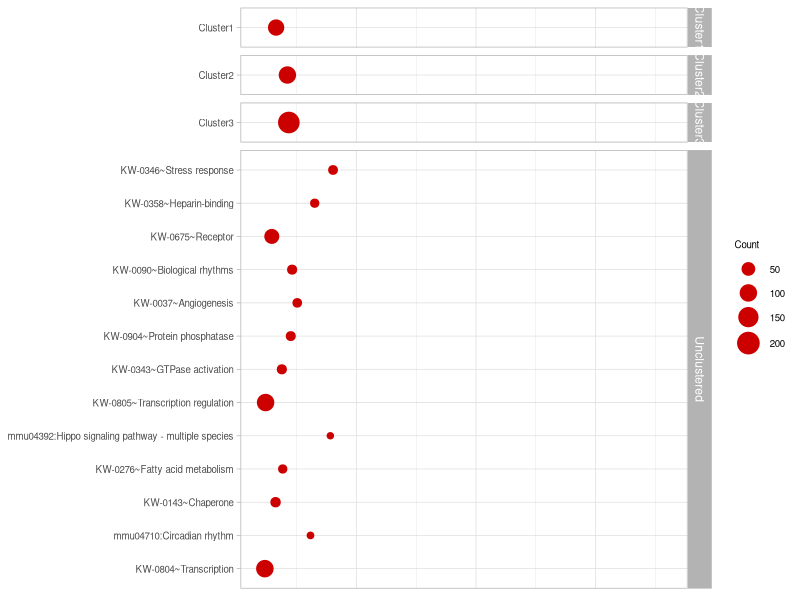
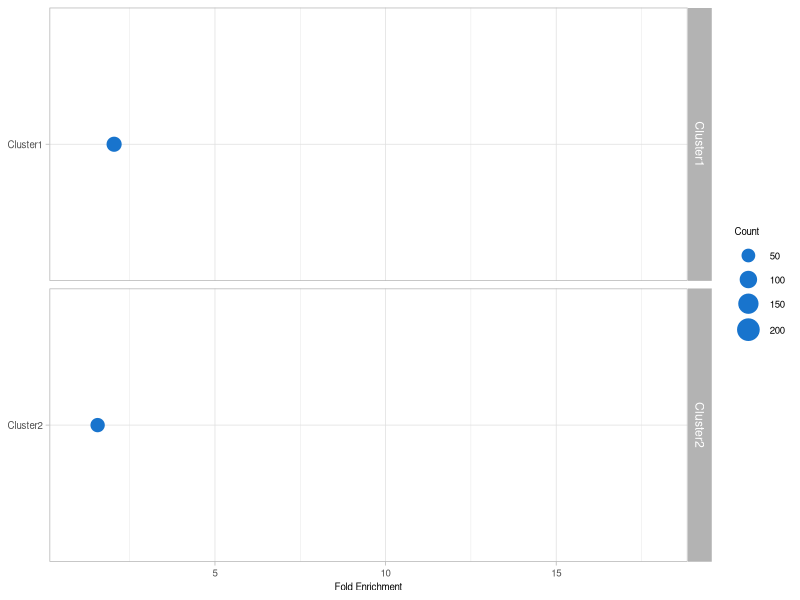
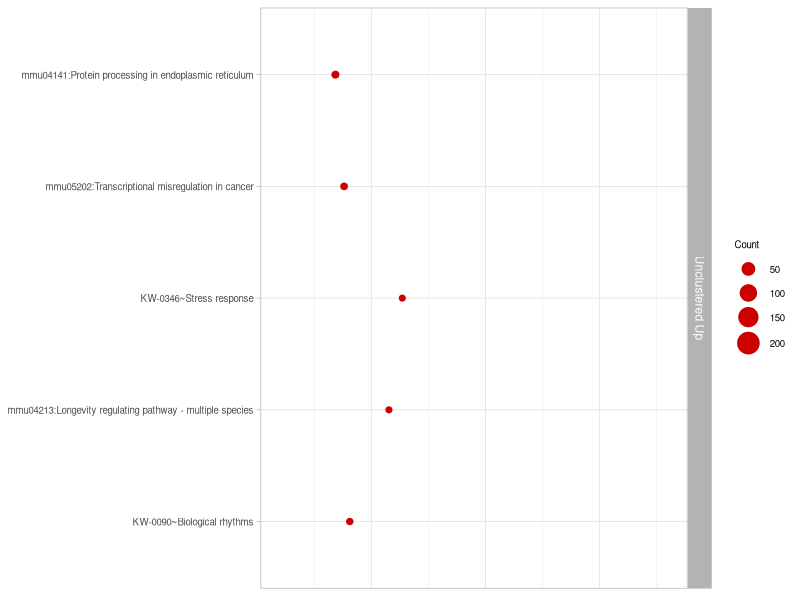
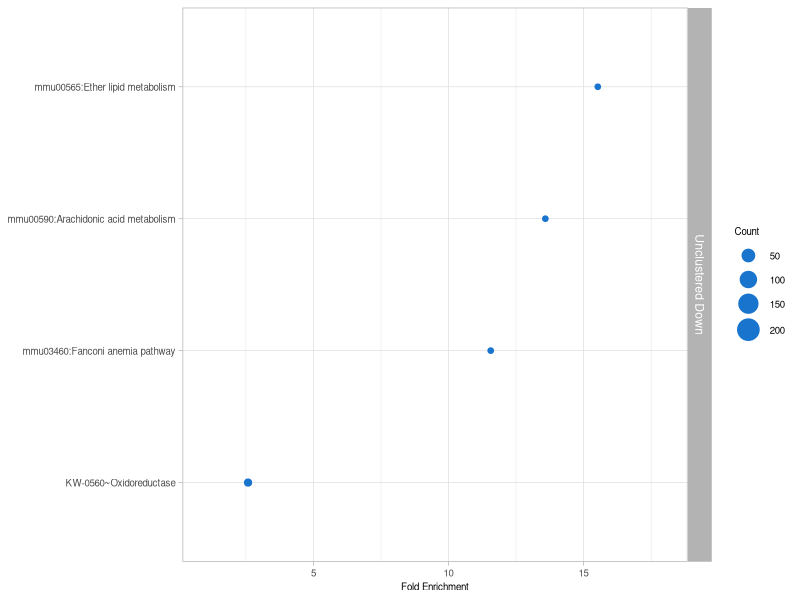
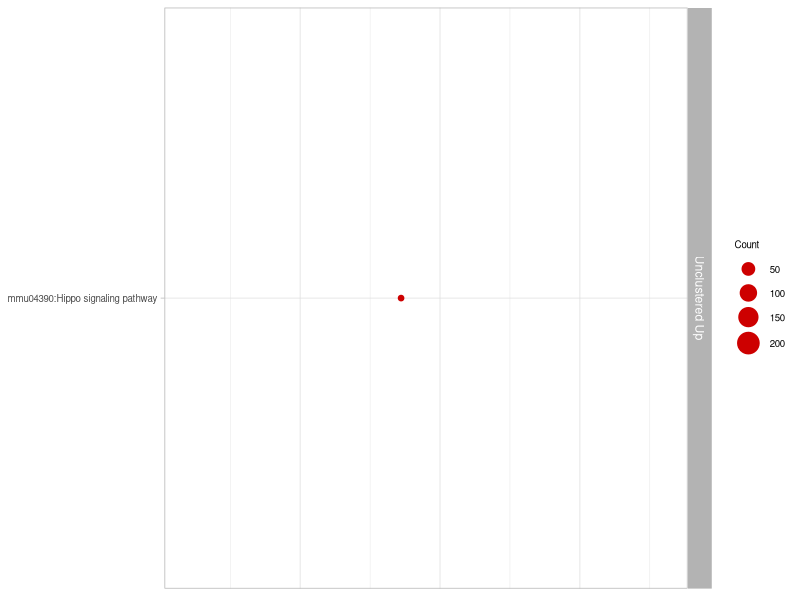
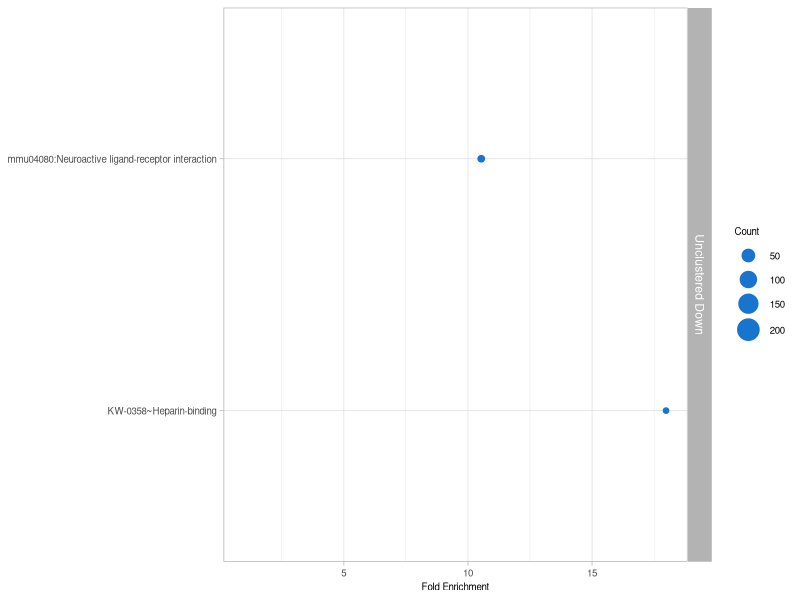
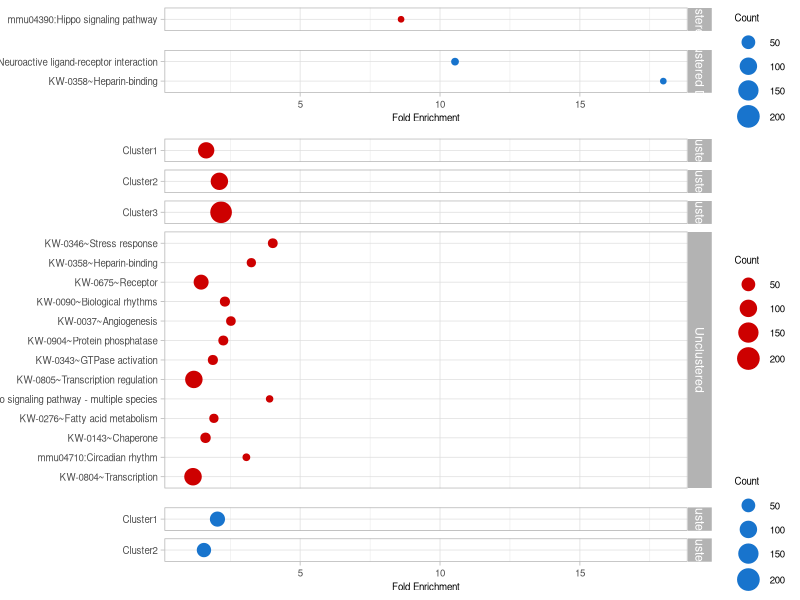

Write the R code that produced these figures, in order.
#### Bubble Plot Code for Glutamatergic/GABAergic Venn Diagram Functional Annotation ####

##### Summary ####

### For the Venn Diagram, we have too many terms to fit the space, so we will need 
# to reduce clusters to one point vs n points.

# Main points for how I will do this:
### I will plot the geometric mean of the fold enrichments within a cluster 
# on the x-axis. I chose the geometric mean as this is less likely to be 
# affected by extreme values, and it is implemented by DAVID for the 
# calculation of the Enrichment Score (the only difference there is that the 
# pvalues are used as input)

### Each cluster will then be on the y-axis, then unclustered terms will be listed.
# For unclustered terms, I will plot the fold enrichment on the x-axis.

### The size of the bubbles will be determined by the # of unique genes within the term
# or cluster

### The color for now will be one shade of red for upregulated and one shade of 
# blue for downregulated

##### Load packages and set the working directory ####

# Load packages
library(ggplot2) # Version 3.4.2
library(RColorBrewer) # Version 1.1-3
library(grid) # Version 4.2.2
library(dplyr) # Version 1.1.1
library(psych) # Version 2.3.6

# Set the working directory
setwd("~/Dropbox/Sleep_RNAseq_Splicing/Single_nuclear_RNAseq_SD/KF_Venn_Diagram/DAVID_Output")

#### Read the text files that were exported from DAVID ####
# As the text file is tab delimited, we define the field separator as "\t"
# "fill = TRUE" adds blank spaces to uneven rows

##### Shared between Glutamatergic and GABAergic #####
Glutamatergic_GABAergic_Up_Unclustered <- read.table("100523_DAVID_Glutamatergic_GABAergic_Shared_Upregulated_Unclustered.txt", sep = "\t", fill = TRUE)
Glutamatergic_GABAergic_Down_Unclustered <- read.table("100523_DAVID_Glutamatergic_GABAergic_Shared_Downregulated_Unclustered.txt", sep = "\t", fill = TRUE)

##### Glutamatergic Only #####
Glutamatergic_Only_Up_Clustered <- read.table("100523_DAVID_Glutamatergic_Only_Upregulated_Clustered.txt", sep = "\t", fill = TRUE)
Glutamatergic_Only_Up_Unclustered <- read.table("100523_DAVID_Glutamatergic_Only_Upregulated_Unclustered.txt", sep = "\t", fill = TRUE)
Glutamatergic_Only_Down_Clustered <- read.table("100523_DAVID_Glutamatergic_Only_Downregulated_Clustered.txt", sep = "\t", fill = TRUE)

##### GABAergic Only #####
GABAergic_Only_Up_Unclustered <- read.table("100523_DAVID_GABAergic_Only_Upregulated_Unclustered.txt", sep = "\t", fill = TRUE)
GABAergic_Only_Down_Unclustered <- read.table("100523_DAVID_GABAergic_Only_Downregulated_Unclustered.txt", sep = "\t", fill = TRUE)

#### Record dimensions of matrix ####
# After loading the text files into R, you can view the entire object by calling the name of the object (in this case "L23_Unclustered_Up", etc.)
# You can view the first few rows with head(object name)
# You can see the dimensions of the object with dim(object name): the first number is the number of rows and the second number is the number of columns.

##### Shared between Glutamatergic and GABAergic #####
# View the dimensions
dim(Glutamatergic_GABAergic_Up_Unclustered)
# [1]  6 13

# Subset to remove headers, and keep all terms
Glutamatergic_GABAergic_Up_Unclustered <- Glutamatergic_GABAergic_Up_Unclustered[2:6,]

# Ensure the dimensions following subsetting are correct
dim(Glutamatergic_GABAergic_Up_Unclustered)
# [1]  5 13

# Repeat with the downregulated file 
# View the dimensions
dim(Glutamatergic_GABAergic_Down_Unclustered)
# [1]  5 13

# Subset to remove headers, and keep all terms
Glutamatergic_GABAergic_Down_Unclustered <- Glutamatergic_GABAergic_Down_Unclustered[2:5,]
# Ensure the dimensions following subsetting are correct
dim(Glutamatergic_GABAergic_Down_Unclustered)
# [1]  4 13

##### Glutamatergic Only #####
# Clustered
# View the dimensions
dim(Glutamatergic_Only_Up_Clustered)
# [1] 52 13

# Subset to remove headers, and keep all terms
# Note that clustered terms have an extra header
Glutamatergic_Only_Up_Clustered <- Glutamatergic_Only_Up_Clustered[c(3:6, 9:16, 19:52),]

# Ensure the dimensions following subsetting are correct
dim(Glutamatergic_Only_Up_Clustered)
# [1] 46 13

# Unclustered
# View the dimensions
dim(Glutamatergic_Only_Up_Unclustered)
# [1] 14 13

# Subset to remove headers, and keep all terms
Glutamatergic_Only_Up_Unclustered <- Glutamatergic_Only_Up_Unclustered[c(2:14),]

# Ensure the dimensions following subsetting are correct
dim(Glutamatergic_Only_Up_Unclustered)
# [1] 13 13


# Repeat with the downregulated file 
# View the dimensions
dim(Glutamatergic_Only_Down_Clustered)
# [1] 12 13

# Subset to remove headers, and keep all terms
Glutamatergic_Only_Down_Clustered <- Glutamatergic_Only_Down_Clustered[c(3:6, 9:12),]
# Ensure the dimensions following subsetting are correct
dim(Glutamatergic_Only_Down_Clustered)
# [1]  8 13

##### GABAergic Only #####
# View the dimensions
dim(GABAergic_Only_Up_Unclustered)
# [1]  2 13

# Subset to remove headers, and keep all terms
GABAergic_Only_Up_Unclustered <- GABAergic_Only_Up_Unclustered[2,]

# Ensure the dimensions following subsetting are correct
dim(GABAergic_Only_Up_Unclustered)
# [1]  1 13

# Repeat with the downregulated file 
# View the dimensions
dim(GABAergic_Only_Down_Unclustered)
# [1]  3 13

# Subset to remove headers, and keep all terms
GABAergic_Only_Down_Unclustered <- GABAergic_Only_Down_Unclustered[2:3,]
# Ensure the dimensions following subsetting are correct
dim(GABAergic_Only_Down_Unclustered)
# [1]  2 13

#### Change the colnames ####

##### Shared between Glutamatergic and GABAergic #####
colnames(Glutamatergic_GABAergic_Up_Unclustered) <- c("Category",	"Term",	"Count",	"%",	"P_Value",	"Genes", "List_Total", "Pop_Hits", "Pop_Total",	"Fold_Enrichment",	"Bonferroni",	"Benjamini",	"FDR")
colnames(Glutamatergic_GABAergic_Down_Unclustered) <- c("Category",	"Term",	"Count",	"%",	"P_Value",	"Genes", "List_Total", "Pop_Hits", "Pop_Total",	"Fold_Enrichment",	"Bonferroni",	"Benjamini",	"FDR")

##### Glutamatergic Only #####
colnames(Glutamatergic_Only_Up_Clustered) <- c("Category",	"Term",	"Count",	"%",	"P_Value",	"Genes", "List_Total", "Pop_Hits", "Pop_Total",	"Fold_Enrichment",	"Bonferroni",	"Benjamini",	"FDR")
colnames(Glutamatergic_Only_Up_Unclustered) <- c("Category",	"Term",	"Count",	"%",	"P_Value",	"Genes", "List_Total", "Pop_Hits", "Pop_Total",	"Fold_Enrichment",	"Bonferroni",	"Benjamini",	"FDR")
colnames(Glutamatergic_Only_Down_Clustered) <- c("Category",	"Term",	"Count",	"%",	"P_Value",	"Genes", "List_Total", "Pop_Hits", "Pop_Total",	"Fold_Enrichment",	"Bonferroni",	"Benjamini",	"FDR")

##### GABAergic Only #####
colnames(GABAergic_Only_Up_Unclustered) <- c("Category",	"Term",	"Count",	"%",	"P_Value",	"Genes", "List_Total", "Pop_Hits", "Pop_Total",	"Fold_Enrichment",	"Bonferroni",	"Benjamini",	"FDR")
colnames(GABAergic_Only_Down_Unclustered) <- c("Category",	"Term",	"Count",	"%",	"P_Value",	"Genes", "List_Total", "Pop_Hits", "Pop_Total",	"Fold_Enrichment",	"Bonferroni",	"Benjamini",	"FDR")

#### Join both Clustered and Non-Clustered Terms Using rbind ####
# Note that both data frames you want to combine need to have the same column names.
# In this case, only the upregulated Glutamatergic genes have both clustered and unclustered terms.
Glutamatergic_Only_Up <- rbind(Glutamatergic_Only_Up_Clustered, Glutamatergic_Only_Up_Unclustered)
dim(Glutamatergic_Only_Up)
# [1] 59 13

#### Add a column (Order) to preserve the order of the terms with ggplot2 ####

##### Shared between Glutamatergic and GABAergic #####
Glutamatergic_GABAergic_Order_Up <- c(1:5)
Glutamatergic_GABAergic_Up_Unclustered$Order <- Glutamatergic_GABAergic_Order_Up
dim(Glutamatergic_GABAergic_Up_Unclustered)
# [1]  5 14

# Add "Cluster #" to the rows and/or "Unclustered"
Glutamatergic_GABAergic_Data_Up <- rep(c("Unclustered Up"), times = 5)
Glutamatergic_GABAergic_Groups_Up <- matrix(Glutamatergic_GABAergic_Data_Up, ncol = 1, byrow = TRUE)

Glutamatergic_GABAergic_Up_Unclustered$Groups <- Glutamatergic_GABAergic_Groups_Up

# Down
Glutamatergic_GABAergic_Order_Down <- c(1:4)
Glutamatergic_GABAergic_Down_Unclustered$Order <- Glutamatergic_GABAergic_Order_Down
dim(Glutamatergic_GABAergic_Down_Unclustered)
# [1]  4 14

# Add "Cluster #" to the rows and/or "Unclustered"
Glutamatergic_GABAergic_Data_Down <- rep(c("Unclustered Down"), times = 4)
Glutamatergic_GABAergic_Groups_Down <- matrix(Glutamatergic_GABAergic_Data_Down, ncol = 1, byrow = TRUE)

Glutamatergic_GABAergic_Down_Unclustered$Groups <- Glutamatergic_GABAergic_Groups_Down

##### Glutamatergic Only #####
Glutamatergic_Order_Up <- c(1:59)
Glutamatergic_Only_Up$Order <- Glutamatergic_Order_Up
dim(Glutamatergic_Only_Up)
# [1] 59 14

# Add "Cluster #" to the rows and/or "Unclustered"
Glutamatergic_Data_Up <- rep(c("Cluster 1 Up", "Cluster 2 Up", "Cluster 3 Up", "Unclustered Up"), times = c(4, 8, 34, 13))
Glutamatergic_Groups_Up <- matrix(Glutamatergic_Data_Up, ncol = 1, byrow = TRUE)

Glutamatergic_Only_Up$Groups <- Glutamatergic_Groups_Up

# Down
Glutamatergic_Order_Down <- c(1:8)
Glutamatergic_Only_Down_Clustered$Order <- Glutamatergic_Order_Down
dim(Glutamatergic_Only_Down_Clustered)
# [1]  8 14

# Add "Cluster #" to the rows and/or "Unclustered"
Glutamatergic_Data_Down <- rep(c("Cluster 1 Down", "Cluster 2 Down"), times = c(4, 4))
Glutamatergic_Groups_Down <- matrix(Glutamatergic_Data_Down, ncol = 1, byrow = TRUE)

Glutamatergic_Only_Down_Clustered$Groups <- Glutamatergic_Groups_Down

##### GABAergic Only #####
GABAergic_Order_Up <- 1
GABAergic_Only_Up_Unclustered$Order <- GABAergic_Order_Up
dim(GABAergic_Only_Up_Unclustered)
# [1]  1 14

# Add "Cluster #" to the rows and/or "Unclustered"
GABAergic_Data_Up <- rep(c("Unclustered Up"), times = 1)
GABAergic_Groups_Up <- matrix(GABAergic_Data_Up, ncol = 1, byrow = TRUE)

GABAergic_Only_Up_Unclustered$Groups <- GABAergic_Groups_Up

# Down
GABAergic_Order_Down <- c(1:2)
GABAergic_Only_Down_Unclustered$Order <- GABAergic_Order_Down
dim(GABAergic_Only_Down_Unclustered)
# [1]  2 14

# Add "Cluster #" to the rows and/or "Unclustered"
GABAergic_Data_Down <- rep(c("Unclustered Down"), times = 2)
GABAergic_Groups_Down <- matrix(GABAergic_Data_Down, ncol = 1, byrow = TRUE)

GABAergic_Only_Down_Unclustered$Groups <- GABAergic_Groups_Down

#### Determine the number of unique genes within clusters ####
# We are going to reduce the clusters to a single bubble for plotting.
# To do that, the size will be representative to the number of unique genes within that cluster.
# The fold enrichment (the x-axis in plotting) will be the geometric mean of the enrichments.

##### Glutamatergic Only #####
###### Up ######
# Subset clusters here
Glutamatergic_Cluster1_Up <- dplyr::filter(Glutamatergic_Only_Up, Groups == "Cluster 1 Up")
Glutamatergic_Cluster2_Up <- dplyr::filter(Glutamatergic_Only_Up, Groups == "Cluster 2 Up")
Glutamatergic_Cluster3_Up <- dplyr::filter(Glutamatergic_Only_Up, Groups == "Cluster 3 Up")

# Select only the genes from the data frame
Glutamatergic_Cluster1_Up_Genes <- Glutamatergic_Cluster1_Up$Genes
# Use the unlist function to remove commas between the gene IDs
Glutamatergic_Cluster1_Up_Genes <- unlist(strsplit(Glutamatergic_Cluster1_Up_Genes,","))
# Remove quotes using "noquote"
Glutamatergic_Cluster1_Up_Genes <- noquote(Glutamatergic_Cluster1_Up_Genes)
# Remove trailing spaces and save non-duplicated values
Glutamatergic_Cluster1_Up_Genes <- trimws(Glutamatergic_Cluster1_Up_Genes)
# Determine the number of non-duplicated genes
Glutamatergic_Cluster1_Up_Genes <- Glutamatergic_Cluster1_Up_Genes[!duplicated(Glutamatergic_Cluster1_Up_Genes)]
length(Glutamatergic_Cluster1_Up_Genes)
# [1] 83

# Select only the genes from the data frame
Glutamatergic_Cluster2_Up_Genes <- Glutamatergic_Cluster2_Up$Genes
# Use the unlist function to remove commas between the gene IDs
Glutamatergic_Cluster2_Up_Genes <- unlist(strsplit(Glutamatergic_Cluster2_Up_Genes,","))
# Remove quotes using "noquote"
Glutamatergic_Cluster2_Up_Genes <- noquote(Glutamatergic_Cluster2_Up_Genes)
# Remove trailing spaces and save non-duplicated values
Glutamatergic_Cluster2_Up_Genes <- trimws(Glutamatergic_Cluster2_Up_Genes)
# Determine the number of non-duplicated genes
Glutamatergic_Cluster2_Up_Genes <- Glutamatergic_Cluster2_Up_Genes[!duplicated(Glutamatergic_Cluster2_Up_Genes)]
length(Glutamatergic_Cluster2_Up_Genes)
# [1] 99

# Select only the genes from the data frame
Glutamatergic_Cluster3_Up_Genes <- Glutamatergic_Cluster3_Up$Genes
# Use the unlist function to remove commas between the gene IDs
Glutamatergic_Cluster3_Up_Genes <- unlist(strsplit(Glutamatergic_Cluster3_Up_Genes,","))
# Remove quotes using "noquote"
Glutamatergic_Cluster3_Up_Genes <- noquote(Glutamatergic_Cluster3_Up_Genes)
# Remove trailing spaces and save non-duplicated values
Glutamatergic_Cluster3_Up_Genes <- trimws(Glutamatergic_Cluster3_Up_Genes)
# Determine the number of non-duplicated genes
Glutamatergic_Cluster3_Up_Genes <- Glutamatergic_Cluster3_Up_Genes[!duplicated(Glutamatergic_Cluster3_Up_Genes)]
length(Glutamatergic_Cluster3_Up_Genes)
# [1] 177

###### Down ######
# Repeat the steps for upregulated clusters, but for the downregulated ones.
# Subset clusters here
Glutamatergic_Cluster1_Down <- dplyr::filter(Glutamatergic_Only_Down_Clustered, Groups == "Cluster 1 Down")
Glutamatergic_Cluster2_Down <- dplyr::filter(Glutamatergic_Only_Down_Clustered, Groups == "Cluster 2 Down")

# Select only the genes from the data frame
Glutamatergic_Cluster1_Down_Genes <- Glutamatergic_Cluster1_Down$Genes
# Use the unlist function to remove commas between the gene IDs
Glutamatergic_Cluster1_Down_Genes <- unlist(strsplit(Glutamatergic_Cluster1_Down_Genes,","))
# Remove quotes using "noquote"
Glutamatergic_Cluster1_Down_Genes <- noquote(Glutamatergic_Cluster1_Down_Genes)
# Remove trailing spaces and save non-duplicated values
Glutamatergic_Cluster1_Down_Genes <- trimws(Glutamatergic_Cluster1_Down_Genes)
# Determine the number of non-duplicated genes
Glutamatergic_Cluster1_Down_Genes <- Glutamatergic_Cluster1_Down_Genes[!duplicated(Glutamatergic_Cluster1_Down_Genes)]
length(Glutamatergic_Cluster1_Down_Genes)
# [1] 67

# Select only the genes from the data frame
Glutamatergic_Cluster2_Down_Genes <- noquote(Glutamatergic_Cluster2_Down$Genes)
# Use the unlist function to remove commas between the gene IDs
Glutamatergic_Cluster2_Down_Genes <- unlist(strsplit(Glutamatergic_Cluster2_Down_Genes,","))
# Remove quotes using "noquote"
Glutamatergic_Cluster2_Down_Genes <- noquote(Glutamatergic_Cluster2_Down_Genes)
# Remove trailing spaces and save non-duplicated values
Glutamatergic_Cluster2_Down_Genes <- trimws(Glutamatergic_Cluster2_Down_Genes)
# Determine the number of non-duplicated genes
Glutamatergic_Cluster2_Down_Genes <- Glutamatergic_Cluster2_Down_Genes[!duplicated(Glutamatergic_Cluster2_Down_Genes)]
length(Glutamatergic_Cluster2_Down_Genes)
# [1] 57

#### Determine the geometric mean of the fold enrichments for clustered terms ####
## This is done via the psych package that was loaded above

# First, change all of the "Fold_Enrichment" values to numerics
## Upregulated
Glutamatergic_Cluster1_Up_Fold_Enrichment <- as.numeric(Glutamatergic_Cluster1_Up$Fold_Enrichment)
# [1] 2.221583 1.649979 1.406473 1.406473

Glutamatergic_Cluster2_Up_Fold_Enrichment <- as.numeric(Glutamatergic_Cluster2_Up$Fold_Enrichment)
# [1] 2.151967 1.959432 2.027527 2.097655 2.473709 1.732845 2.312173 2.238604

Glutamatergic_Cluster3_Up_Fold_Enrichment <- as.numeric(Glutamatergic_Cluster3_Up$Fold_Enrichment)
# [1] 2.889292 2.151967 2.861580 2.027527 2.600623 2.097655 2.658865 1.508772 2.093370 2.571248 1.567201
# [12] 2.180307 2.052054 2.525605 2.397906 2.402404 1.824048 2.147944 3.482273 2.128056 2.440280 2.016053
# [23] 2.414181 2.164804 1.938948 1.748496 2.175672 1.994520 1.733412 1.989870 2.432064 2.104671 1.671134
# [34] 2.078029

## Downregulated
Glutamatergic_Cluster1_Down_Fold_Enrichment <- as.numeric(Glutamatergic_Cluster1_Down$Fold_Enrichment)
# [1] 1.704514 2.649345 2.086432 1.854400

Glutamatergic_Cluster2_Down_Fold_Enrichment <- as.numeric(Glutamatergic_Cluster2_Down$Fold_Enrichment)
# [1] 1.628191 2.009956 1.347810 1.347810

## Upregulated
Glutamatergic_Cluster1_Up_GM <- geometric.mean(Glutamatergic_Cluster1_Up_Fold_Enrichment)
# [1] 1.640971

Glutamatergic_Cluster2_Up_GM <- geometric.mean(Glutamatergic_Cluster2_Up_Fold_Enrichment)
# [1] 2.113351

Glutamatergic_Cluster3_Up_GM <- geometric.mean(Glutamatergic_Cluster3_Up_Fold_Enrichment)
# [1] 2.173767

## Downregulated
Glutamatergic_Cluster1_Down_GM <- geometric.mean(Glutamatergic_Cluster1_Down_Fold_Enrichment)
# [1] 2.044498

Glutamatergic_Cluster2_Down_GM <- geometric.mean(Glutamatergic_Cluster2_Down_Fold_Enrichment)
# [1] 1.561483

#### Make matrices for plotting ####
## Upregulated
# The order of the columns of the matrix will be "Order", "Count" then "Enrichment"
# The rows of the matrix will be in order of the clusters
Glutamatergic_Up_Clustered_Matrix <- matrix(data = c(1, 2, 3, length(Glutamatergic_Cluster1_Up_Genes), 
                                       length(Glutamatergic_Cluster2_Up_Genes), length(Glutamatergic_Cluster3_Up_Genes), 
                                       Glutamatergic_Cluster1_Up_GM, Glutamatergic_Cluster2_Up_GM, Glutamatergic_Cluster3_Up_GM), 
                                       nrow = 3, byrow = FALSE)

# Set the column names using "colnames"
colnames(Glutamatergic_Up_Clustered_Matrix) <- c("Order", "Count", "Enrichment")

# Set the rownames using "rownames"
rownames(Glutamatergic_Up_Clustered_Matrix) <- c("Cluster1", "Cluster2", "Cluster3")

# Turn the matrix to a data frame using "as.data.frame"
Glutamatergic_Up_Clustered_DF <- as.data.frame(Glutamatergic_Up_Clustered_Matrix)

# View "Glutamatergic_Up_Clustered_DF" before combining with Unclustered
Glutamatergic_Up_Clustered_DF

# Extract the unclustered terms
Glutamatergic_Up_Unclustered <- dplyr::filter(Glutamatergic_Only_Up, Groups == "Unclustered Up")

# Select only the counts
Glutamatergic_Up_Unclustered_Count <- paste0(Glutamatergic_Up_Unclustered$Count, collapse = ",")

# Turn the comma separated values to a list
Glutamatergic_Up_Unclustered_Count <- as.list(strsplit(Glutamatergic_Up_Unclustered_Count, ",")[[1]])

# Repeat for the enrichment scores
Glutamatergic_Up_Unclustered_Enrichment <- paste0(Glutamatergic_Up_Unclustered$Fold_Enrichment, collapse = ",")
Glutamatergic_Up_Unclustered_Enrichment <- as.list(strsplit(Glutamatergic_Up_Unclustered_Enrichment, ",")[[1]])

# Make a matrix of the values
Glutamatergic_Up_Unclustered_Matrix <- matrix(data = c(4, 5, 6, 7, 8, 9, 10, 11, 12, 13, 14, 15, 16, 
                                             Glutamatergic_Up_Unclustered_Count, 
                                             Glutamatergic_Up_Unclustered_Enrichment),
                                  nrow = 13, byrow = FALSE)

# Set the column names using "colnames"
colnames(Glutamatergic_Up_Unclustered_Matrix) <- c("Order", "Count", "Enrichment")

# Set the rownames using "rownames"
rownames(Glutamatergic_Up_Unclustered_Matrix) <- Glutamatergic_Up_Unclustered$Term

# Turn the matrix to a data frame using "as.data.frame"
Glutamatergic_Up_Unclustered_DF <- as.data.frame(Glutamatergic_Up_Unclustered_Matrix)

# View the data frame
Glutamatergic_Up_Unclustered_DF
#                                                      Order Count         Enrichment
# KW-0346~Stress response                                 4    16  4.021795003598232
# KW-0358~Heparin-binding                                 5    13 3.2553513798327076
# KW-0675~Receptor                                        6    65 1.4607345935146765
# KW-0090~Biological rhythms                              7    18  2.311085438218768
# KW-0037~Angiogenesis                                    8    15   2.52547858421705
# KW-0904~Protein phosphatase                             9    17 2.2537048014226437
# KW-0343~GTPase activation                              10    18 1.8805748674122724
# KW-0805~Transcription regulation                       11   100  1.200990264365219
# mmu04392:Hippo signaling pathway - multiple species    12     5  3.908673951166869
# KW-0276~Fatty acid metabolism                          13    13 1.9174156964468843
# KW-0143~Chaperone                                      14    20  1.618044472816257
# mmu04710:Circadian rhythm                              15     6   3.07808073654391
# KW-0804~Transcription                                  16   101 1.1704663949189498

# Combine clustered and unclustered terms
Glutamatergic_Up_Plot <- rbind(Glutamatergic_Up_Clustered_DF, Glutamatergic_Up_Unclustered_DF)

# View the data frame
Glutamatergic_Up_Plot
#                                                      Order Count         Enrichment
# Cluster1                                                1    83           1.640971
# Cluster2                                                2    99           2.113351
# Cluster3                                                3   177           2.173767
# KW-0346~Stress response                                 4    16  4.021795003598232
# KW-0358~Heparin-binding                                 5    13 3.2553513798327076
# KW-0675~Receptor                                        6    65 1.4607345935146765
# KW-0090~Biological rhythms                              7    18  2.311085438218768
# KW-0037~Angiogenesis                                    8    15   2.52547858421705
# KW-0904~Protein phosphatase                             9    17 2.2537048014226437
# KW-0343~GTPase activation                              10    18 1.8805748674122724
# KW-0805~Transcription regulation                       11   100  1.200990264365219
# mmu04392:Hippo signaling pathway - multiple species    12     5  3.908673951166869
# KW-0276~Fatty acid metabolism                          13    13 1.9174156964468843
# KW-0143~Chaperone                                      14    20  1.618044472816257
# mmu04710:Circadian rhythm                              15     6   3.07808073654391
# KW-0804~Transcription                                  16   101 1.1704663949189498

# Add a column to show what the cluster is or unclustered terms
Glutamatergic_Groups_Up <- rep(c("Cluster1", "Cluster2", "Cluster3", "Unclustered"), times = c(1,1,1,13))
# Add to data frame that will be used for the plot
Glutamatergic_Up_Plot$Groups <- Glutamatergic_Groups_Up
# Add rownames as the terms
Glutamatergic_Up_Terms <- rownames(Glutamatergic_Up_Plot)
# Add to data frame that will be used for the plot
Glutamatergic_Up_Plot$Terms <- Glutamatergic_Up_Terms
# Verify data class is a data frame
data.class(Glutamatergic_Up_Plot)

## Downregulated
# Now we will repeat the steps with the downregulated glutamatergic terms
# The order of the columns of the matrix will be "Order", "Count" then "Enrichment"
# The rows of the matrix will be in order of the clusters
Glutamatergic_Down_Clustered_Matrix <- matrix(data = c(1, 2, length(Glutamatergic_Cluster1_Down_Genes), 
                                         length(Glutamatergic_Cluster2_Down_Genes), Glutamatergic_Cluster1_Down_GM, 
                                         Glutamatergic_Cluster2_Down_GM), nrow = 2, byrow = FALSE)

# Set the column names using "colnames"
colnames(Glutamatergic_Down_Clustered_Matrix) <- c("Order", "Count", "Enrichment")

# Set the rownames using "rownames"
rownames(Glutamatergic_Down_Clustered_Matrix) <- c("Cluster1", "Cluster2")

# Turn the matrix to a data frame using "as.data.frame"
Glutamatergic_Down_Clustered_DF <- as.data.frame(Glutamatergic_Down_Clustered_Matrix)

# View "Down_Clustered_DF"
Glutamatergic_Down_Clustered_DF

# Add a column to show what the cluster is or unclustered terms
Glutamatergic_Groups_Down <- rep(c("Cluster1","Cluster2"), times = c(1,1))
# Add to data frame that will be used for the plot
Glutamatergic_Down_Clustered_DF$Groups <- Glutamatergic_Groups_Down
# Add rownames as the terms
Glutamatergic_Terms_Down <- rownames(Glutamatergic_Down_Clustered_DF)
# Add to data frame that will be used for the plot
Glutamatergic_Down_Clustered_DF$Terms <- Glutamatergic_Terms_Down
# Verify data class is a data frame
data.class(Glutamatergic_Down_Clustered_DF)
# [1] "data.frame"

#### Change necessary variables to integers and numerics for plotting ####
##### Glutamatergic Only #####
## Upregulated
# Order (needs to be an integer)
Glutamatergic_Up_Plot[, 1] <- as.integer(Glutamatergic_Up_Plot[, 1])
# Count (needs to be a numeric)
Glutamatergic_Up_Plot[, 2] <- as.numeric(Glutamatergic_Up_Plot[, 2])
# Enrichment (needs to be a numeric)
Glutamatergic_Up_Plot[, 3] <- as.numeric(Glutamatergic_Up_Plot[, 3])

## Downregulated
# Order (needs to be an integer)
Glutamatergic_Down_Clustered_DF[, 1] <- as.integer(Glutamatergic_Down_Clustered_DF[, 1])
# Count (needs to be a numeric)
Glutamatergic_Down_Clustered_DF[, 2] <- as.numeric(Glutamatergic_Down_Clustered_DF[, 2])
# Enrichment (needs to be a numeric)
Glutamatergic_Down_Clustered_DF[, 3] <- as.numeric(Glutamatergic_Down_Clustered_DF[, 3])

##### Shared between Glutamatergic and GABAergic #####
# Count (needs to be a numeric)
Glutamatergic_GABAergic_Up_Unclustered[, 3] <- as.numeric(Glutamatergic_GABAergic_Up_Unclustered[, 3])
# Fold Enrichment (needs to be a numeric)
Glutamatergic_GABAergic_Up_Unclustered[, 10] <- as.numeric(Glutamatergic_GABAergic_Up_Unclustered[, 10])

# Count (needs to be a numeric)
Glutamatergic_GABAergic_Down_Unclustered[, 3] <- as.numeric(Glutamatergic_GABAergic_Down_Unclustered[, 3])
# Enrichment (needs to be a numeric)
Glutamatergic_GABAergic_Down_Unclustered[, 10] <- as.numeric(Glutamatergic_GABAergic_Down_Unclustered[, 10])

##### GABAergic Only #####
# Count (needs to be a numeric)
GABAergic_Only_Up_Unclustered[, 3] <- as.numeric(GABAergic_Only_Up_Unclustered[, 3])
# Enrichment (needs to be a numeric)
GABAergic_Only_Up_Unclustered[, 10] <- as.numeric(GABAergic_Only_Up_Unclustered[, 10])

# Count (needs to be a numeric)
GABAergic_Only_Down_Unclustered[, 3] <- as.numeric(GABAergic_Only_Down_Unclustered[, 3])
# Enrichment (needs to be a numeric)
GABAergic_Only_Down_Unclustered[, 10] <- as.numeric(GABAergic_Only_Down_Unclustered[, 10])

# Can view individual structure of the R object
str(Glutamatergic_Up_Plot)
str(Glutamatergic_Down_Clustered_DF)

str(Glutamatergic_GABAergic_Up_Unclustered)
str(Glutamatergic_GABAergic_Down_Unclustered)

str(GABAergic_Only_Up_Unclustered)
str(GABAergic_Only_Down_Unclustered)

#### Make Bubble Plots ####
##### Glutamatergic Only #####
Glutamatergic_Up_Plot_Condensed <- ggplot2::ggplot(data = Glutamatergic_Up_Plot, mapping = aes(x= Enrichment, # x axis
                                                                   y= reorder(Terms, -Order), # y axis
                                                                   size = Count)) + # size of bubbles based on the number of genes in term
  geom_point(colour = "red3") + # alpha is the opacity of the bubbles
  scale_size_continuous(limits= c(1,200),breaks=c(50, 100, 150, 200),range = c(1,7)) + # limits sets the min and max count to be included, breaks defines the size of bubbles included on the legend, range sets the min and max size of bubbles after transformation
  coord_cartesian(xlim = c(1,18)) + # set min and max for x-axis
  theme_light() + # set the background color
  theme(axis.text.y = element_text(size=7), axis.text.x = element_blank(),
        legend.text = element_text(size=7), axis.ticks.x = element_blank(),
        axis.title = element_blank(), legend.title = element_text(size=7)) + # text 7pt max to fit Nature Neuroscience submission guidelines
  facet_grid(Groups ~ ., scales = "free", space = "free") + 
  labs(x = "Fold Enrichment", y = NULL) # change the x label, leave y blank

Glutamatergic_Up_Plot_Condensed

Glutamatergic_Down_Plot_Condensed <- ggplot2::ggplot(data = Glutamatergic_Down_Clustered_DF, mapping = aes(x= Enrichment, # x axis
                                                                                  y= reorder(Terms, -Order), # y axis
                                                                                  size = Count)) + # size of bubbles based on the number of genes in term
  geom_point(colour = "dodgerblue3") + # alpha is the opacity of the bubbles
  scale_size_continuous(limits= c(1,200),breaks=c(50, 100, 150, 200),range = c(1,7)) + # limits sets the min and max count to be included, breaks defines the size of bubbles included on the legend, range sets the min and max size of bubbles after transformation
  coord_cartesian(xlim = c(1,18)) + # set min and max for x-axis
  theme_light() + # set the background color
  theme(axis.text = element_text(size=7), legend.text = element_text(size=7), 
        axis.title = element_text(size=7), legend.title = element_text(size=7)) + # text 7pt max to fit Nature Neuroscience submission guidelines
  facet_grid(Groups ~ ., scales = "free", space = "free") + 
  labs(x = "Fold Enrichment", y = NULL) # change the x label, leave y blank

Glutamatergic_Down_Plot_Condensed

##### Shared between Glutamatergic and GABAergic #####
# Not currently included
Glutamatergic_GABAergic_Up_Plot <- ggplot2::ggplot(data = Glutamatergic_GABAergic_Up_Unclustered, mapping = aes(x= Fold_Enrichment, # x axis
                                                                                                           y= reorder(Term, -Order), # y axis
                                                                                                           size = Count)) + # size of bubbles based on the number of genes in term
  geom_point(colour = "red3") + # alpha is the opacity of the bubbles
  scale_size_continuous(limits= c(1,200),breaks=c(50, 100, 150, 200),range = c(1,7)) + # limits sets the min and max count to be included, breaks defines the size of bubbles included on the legend, range sets the min and max size of bubbles after transformation
  coord_cartesian(xlim = c(1,18)) + # set min and max for x-axis
  theme_light() + # set the background color
  theme(axis.text.y = element_text(size=7), axis.text.x = element_blank(),
        legend.text = element_text(size=7), axis.ticks.x = element_blank(),
        axis.title = element_blank(), legend.title = element_text(size=7)) + # text 7pt max to fit Nature Neuroscience submission guidelines
  facet_grid(Groups ~ ., scales = "free", space = "free") + 
  labs(x = "Fold Enrichment", y = NULL) # change the x label, leave y blank

Glutamatergic_GABAergic_Up_Plot

# Not currently included
Glutamatergic_GABAergic_Down_Plot <- ggplot2::ggplot(data = Glutamatergic_GABAergic_Down_Unclustered, mapping = aes(x= Fold_Enrichment, # x axis
                                                                                                                y= reorder(Term, -Order), # y axis
                                                                                                                size = Count)) + # size of bubbles based on the number of genes in term
  geom_point(colour = "dodgerblue3") + # alpha is the opacity of the bubbles
  scale_size_continuous(limits= c(1,200),breaks=c(50, 100, 150, 200),range = c(1,7)) + # limits sets the min and max count to be included, breaks defines the size of bubbles included on the legend, range sets the min and max size of bubbles after transformation
  coord_cartesian(xlim = c(1,18)) + # set min and max for x-axis
  theme_light() + # set the background color
  theme(axis.text = element_text(size=7), legend.text = element_text(size=7), 
        axis.title = element_text(size=7), legend.title = element_text(size=7)) + # text 7pt max to fit Nature Neuroscience submission guidelines
  facet_grid(Groups ~ ., scales = "free", space = "free") + 
  labs(x = "Fold Enrichment", y = NULL) # change the x label, leave y blank

Glutamatergic_GABAergic_Down_Plot

##### GABAergic Only #####
GABAergic_Only_Up_Plot <- ggplot2::ggplot(data = GABAergic_Only_Up_Unclustered, mapping = aes(x= Fold_Enrichment, # x axis
                                                                                                                y= reorder(Term, -Order), # y axis
                                                                                                                size = Count)) + # size of bubbles based on the number of genes in term
  geom_point(colour = "red3") + # alpha is the opacity of the bubbles
  scale_size_continuous(limits= c(1,200),breaks=c(50, 100, 150, 200),range = c(1,7)) + # limits sets the min and max count to be included, breaks defines the size of bubbles included on the legend, range sets the min and max size of bubbles after transformation
  coord_cartesian(xlim = c(1,18)) + # set min and max for x-axis
  theme_light() + # set the background color
  theme(axis.text.y = element_text(size=7), axis.text.x = element_blank(),
        legend.text = element_text(size=7), axis.ticks.x = element_blank(),
        axis.title = element_blank(), legend.title = element_text(size=7)) + # text 7pt max to fit Nature Neuroscience submission guidelines
  facet_grid(Groups ~ ., scales = "free", space = "free") + 
  labs(x = "Fold Enrichment", y = NULL) # change the x label, leave y blank

GABAergic_Only_Up_Plot

GABAergic_Only_Down_Plot <- ggplot2::ggplot(data = GABAergic_Only_Down_Unclustered, mapping = aes(x= Fold_Enrichment, # x axis
                                                                                                                    y= reorder(Term, -Order), # y axis
                                                                                                                    size = Count)) + # size of bubbles based on the number of genes in term
  geom_point(colour = "dodgerblue3") + # alpha is the opacity of the bubbles
  scale_size_continuous(limits= c(1,200),breaks=c(50, 100, 150, 200),range = c(1,7)) + # limits sets the min and max count to be included, breaks defines the size of bubbles included on the legend, range sets the min and max size of bubbles after transformation
  coord_cartesian(xlim = c(1,18)) + # set min and max for x-axis
  theme_light() + # set the background color
  theme(axis.text = element_text(size=7), legend.text = element_text(size=7), 
        axis.title = element_text(size=7), legend.title = element_text(size=7)) + # text 7pt max to fit Nature Neuroscience submission guidelines
  facet_grid(Groups ~ ., scales = "free", space = "free") + 
  labs(x = "Fold Enrichment", y = NULL) # change the x label, leave y blank

GABAergic_Only_Down_Plot

##### Ensure the plots have the same sized grids #####
grid.newpage()
grid.draw(rbind(ggplotGrob(GABAergic_Only_Up_Plot),
                ggplotGrob(GABAergic_Only_Down_Plot),
                ggplotGrob(Glutamatergic_Up_Plot_Condensed), 
                ggplotGrob(Glutamatergic_Down_Plot_Condensed),
                size="first"))
